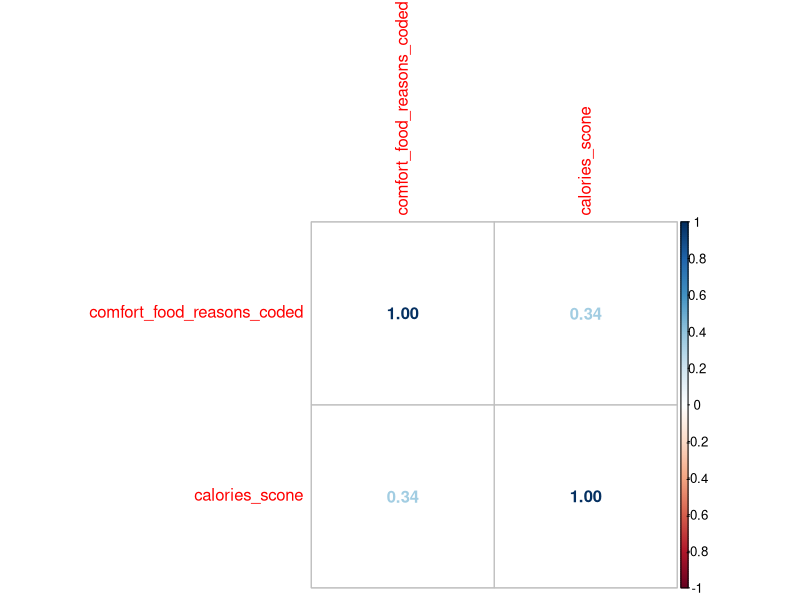
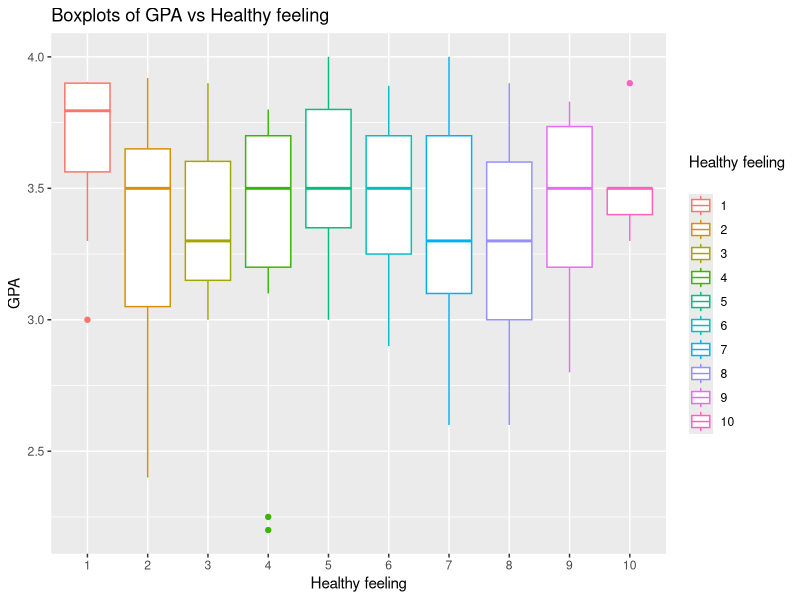
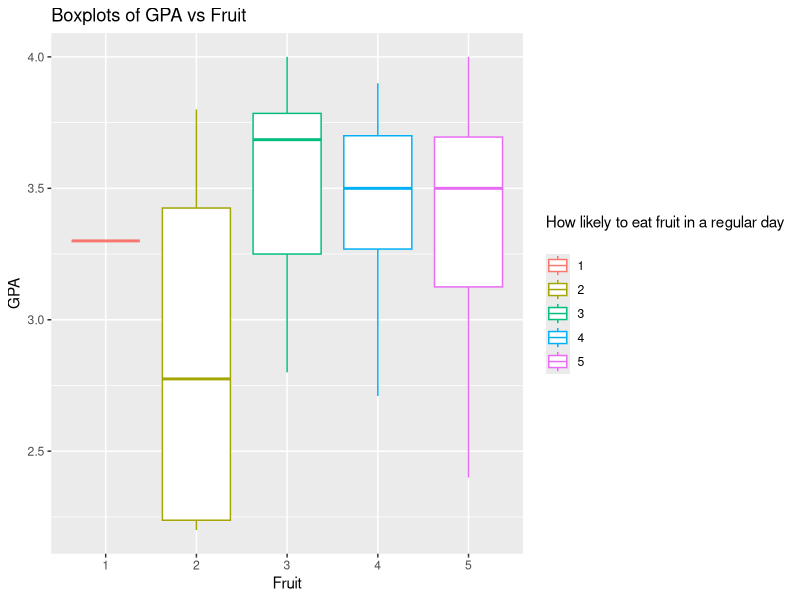

Here is the R script that generated these plots, in order:
## ---- chunk 1
knitr::opts_chunk$set(echo = TRUE)
## ---- chunk 2
library(corrplot)
library(dplyr)
library(tidyverse)

## ---- chunk 3
food <- read.csv("data/food_coded_clean.csv",stringsAsFactors = FALSE) 
food_numeric <- food %>% select_if(is.numeric)
food_numeric <- food_numeric[complete.cases(food_numeric), ]

## ---- chunk 4
f3=food_numeric %>% 
  select(comfort_food_reasons_coded,calories_scone)

F3 <- cor(f3)
corrplot(F3, method = "number")

## ---- chunk 5
food %>% 
  select(healthy_feeling,GPA)%>% 
    ggplot(aes( x=as.factor(healthy_feeling),y=GPA, color=as.factor(healthy_feeling))) +
    geom_boxplot() +
  labs(color = "Healthy feeling\n")+
  #geom_line(alpha=0.2, color="blue")+
    #scale_y_continuous(trans = "sqrt") +
    #geom_vline(xintercept = vaccine_startyear, color= "red")+
   #annotate("text", label="Measles Vaccine introduced", x=1964.5, y=1500, angle=90, size=3.5, color="red")+
    xlab("Healthy feeling") + 
    ylab("GPA") +
    ggtitle("Boxplots of GPA vs Healthy feeling")


## ---- chunk 6
food %>% 
  select(fruit_day,GPA)%>% 
    ggplot(aes( x=as.factor(fruit_day),y=GPA, color=as.factor(fruit_day))) +
    geom_boxplot() +
  labs(color = "How likely to eat fruit in a regular day\n")+
  #geom_line(alpha=0.2, color="blue")+
    #scale_y_continuous(trans = "sqrt") +
    #geom_vline(xintercept = vaccine_startyear, color= "red")+
   #annotate("text", label="Measles Vaccine introduced", x=1964.5, y=1500, angle=90, size=3.5, color="red")+
    xlab("Fruit") + 
    ylab("GPA") +
    ggtitle("Boxplots of GPA vs Fruit")

